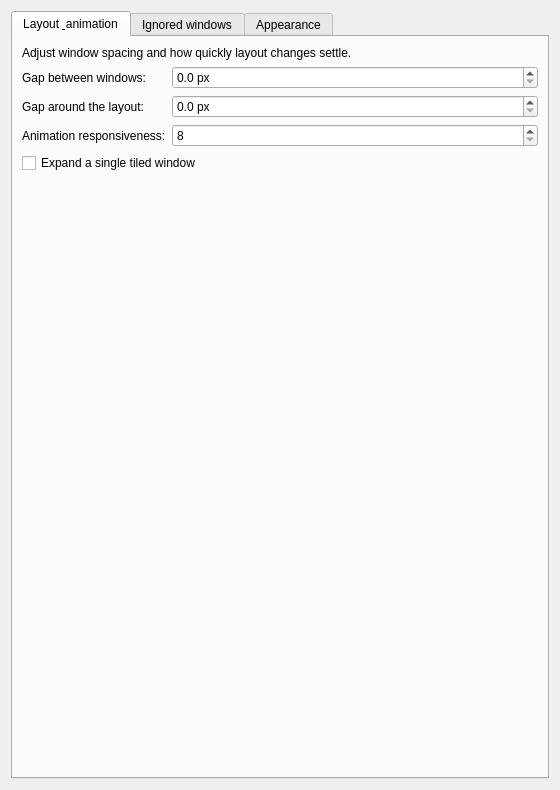
<?xml version="1.0" encoding="UTF-8"?>
<ui version="4.0">
 <class>FluidTilesConfig</class>
 <widget class="QWidget" name="FluidTilesConfig">
  <property name="windowTitle"><string>Fluid Tiles</string></property>
  <property name="minimumSize"><size><width>560</width><height>440</height></size></property>
  <layout class="QVBoxLayout" name="mainLayout">
   <item><widget class="QTabWidget" name="tabs">
    <widget class="QWidget" name="layoutTab">
     <attribute name="title"><string>Layout &amp; animation</string></attribute>
     <layout class="QVBoxLayout" name="layoutPage">
      <item><widget class="QLabel" name="layoutHelp"><property name="text"><string>Adjust window spacing and how quickly layout changes settle.</string></property><property name="wordWrap"><bool>true</bool></property></widget></item>
      <item><layout class="QFormLayout" name="layoutForm">
       <item row="0" column="0"><widget class="QLabel" name="innerLabel"><property name="text"><string>Gap between windows:</string></property><property name="buddy"><cstring>kcfg_InnerGap</cstring></property></widget></item>
       <item row="0" column="1"><widget class="QDoubleSpinBox" name="kcfg_InnerGap"><property name="decimals"><number>1</number></property><property name="maximum"><double>80.000000000000000</double></property><property name="suffix"><string> px</string></property></widget></item>
       <item row="1" column="0"><widget class="QLabel" name="outerLabel"><property name="text"><string>Gap around the layout:</string></property><property name="buddy"><cstring>kcfg_OuterGap</cstring></property></widget></item>
       <item row="1" column="1"><widget class="QDoubleSpinBox" name="kcfg_OuterGap"><property name="decimals"><number>1</number></property><property name="maximum"><double>80.000000000000000</double></property><property name="suffix"><string> px</string></property></widget></item>
       <item row="2" column="0"><widget class="QLabel" name="speedLabel"><property name="text"><string>Animation responsiveness:</string></property><property name="buddy"><cstring>kcfg_SpringFrequency</cstring></property></widget></item>
       <item row="2" column="1"><widget class="QDoubleSpinBox" name="kcfg_SpringFrequency"><property name="decimals"><number>0</number></property><property name="minimum"><double>8.000000000000000</double></property><property name="maximum"><double>60.000000000000000</double></property><property name="singleStep"><double>2.000000000000000</double></property></widget></item>
      </layout></item>
      <item><widget class="QCheckBox" name="kcfg_ExpandSingleWindow"><property name="text"><string>Expand a single tiled window</string></property><property name="toolTip"><string>A lone tile fills the available desktop without gaps, outlines or rounded corners. Panels remain visible. Normal spacing and appearance return when another tile opens.</string></property></widget></item>
      <item><spacer name="layoutSpacer"><property name="orientation"><enum>Qt::Vertical</enum></property><property name="sizeHint" stdset="0"><size><width>20</width><height>160</height></size></property></spacer></item>
     </layout>
    </widget>
    <widget class="QWidget" name="rulesTab">
     <attribute name="title"><string>Ignored windows</string></attribute>
     <layout class="QVBoxLayout" name="rulesPage">
      <item><widget class="QLabel" name="rulesHelp"><property name="text"><string>Ignored windows move and resize freely. Enter one pattern per line, matching the whole field. Matching ignores case; * matches any text and ? matches one character. Use * around a title fragment. Leave empty to disable rules.</string></property><property name="wordWrap"><bool>true</bool></property></widget></item>
      <item><layout class="QHBoxLayout" name="pickIgnoreApplicationsRow" stretch="1,0"><item><widget class="QLabel" name="applicationsLabel"><property name="text"><string>Application ID / window class or instance:</string></property><property name="buddy"><cstring>kcfg_IgnoreApplications</cstring></property></widget></item><item><widget class="QPushButton" name="pickIgnoreApplications"><property name="text"><string>Pick a window…</string></property></widget></item></layout></item>
      <item><widget class="QPlainTextEdit" name="kcfg_IgnoreApplications"><property name="placeholderText"><string>org.kde.*
firefox</string></property><property name="maximumHeight"><number>80</number></property><property name="tabChangesFocus"><bool>true</bool></property></widget></item>
      <item><layout class="QHBoxLayout" name="pickIgnoreTitlesRow" stretch="1,0"><item><widget class="QLabel" name="titlesLabel"><property name="text"><string>Window title:</string></property><property name="buddy"><cstring>kcfg_IgnoreTitles</cstring></property></widget></item><item><widget class="QPushButton" name="pickIgnoreTitles"><property name="text"><string>Pick a window…</string></property></widget></item></layout></item>
      <item><widget class="QPlainTextEdit" name="kcfg_IgnoreTitles"><property name="placeholderText"><string>*Picture-in-Picture*
*Settings*</string></property><property name="maximumHeight"><number>80</number></property><property name="tabChangesFocus"><bool>true</bool></property></widget></item>
      <item><layout class="QHBoxLayout" name="pickIgnoreRolesRow" stretch="1,0"><item><widget class="QLabel" name="rolesLabel"><property name="text"><string>Window role (when provided by the application):</string></property><property name="buddy"><cstring>kcfg_IgnoreRoles</cstring></property></widget></item><item><widget class="QPushButton" name="pickIgnoreRoles"><property name="text"><string>Pick a window…</string></property></widget></item></layout></item>
      <item><widget class="QPlainTextEdit" name="kcfg_IgnoreRoles"><property name="placeholderText"><string>pop-up*</string></property><property name="maximumHeight"><number>60</number></property><property name="tabChangesFocus"><bool>true</bool></property></widget></item>
     </layout>
    </widget>
    <widget class="QWidget" name="appearanceTab">
     <attribute name="title"><string>Appearance</string></attribute>
     <layout class="QVBoxLayout" name="appearancePage">
      <item><widget class="QScrollArea" name="appearanceScroll"><property name="widgetResizable"><bool>true</bool></property><property name="frameShape"><enum>QFrame::NoFrame</enum></property>
       <widget class="QWidget" name="appearanceOptions">
        <layout class="QVBoxLayout" name="appearanceOptionsLayout">
         <item><widget class="QGroupBox" name="kcfg_OutlinesEnabled"><property name="title"><string>Outlines</string></property><property name="checkable"><bool>true</bool></property><property name="checked"><bool>true</bool></property>
          <layout class="QVBoxLayout" name="outlinesLayout"><item><layout class="QFormLayout" name="outlineForm">
          <item row="0" column="0"><widget class="QLabel" name="borderWidthLabel"><property name="text"><string>Outline thickness:</string></property><property name="buddy"><cstring>kcfg_BorderWidth</cstring></property></widget></item>
          <item row="0" column="1"><widget class="QDoubleSpinBox" name="kcfg_BorderWidth"><property name="decimals"><number>1</number></property><property name="maximum"><double>8</double></property><property name="singleStep"><double>0.5</double></property><property name="suffix"><string> px</string></property></widget></item>
          </layout></item>
         <item><widget class="QCheckBox" name="kcfg_UseSystemBorderColors"><property name="text"><string>Use KDE colors for active and inactive outlines</string></property></widget></item>
         <item><widget class="QWidget" name="customColors"><layout class="QFormLayout" name="colorsForm">
          <item row="0" column="0"><widget class="QLabel" name="activeColorLabel"><property name="text"><string>Active outline:</string></property><property name="buddy"><cstring>kcfg_ActiveBorderColor</cstring></property></widget></item>
          <item row="0" column="1"><widget class="KColorButton" name="kcfg_ActiveBorderColor"/></item>
          <item row="1" column="0"><widget class="QLabel" name="inactiveColorLabel"><property name="text"><string>Inactive outline:</string></property><property name="buddy"><cstring>kcfg_InactiveBorderColor</cstring></property></widget></item>
          <item row="1" column="1"><widget class="KColorButton" name="kcfg_InactiveBorderColor"/></item>
         </layout></widget></item>
          </layout>
         </widget></item>
         <item><widget class="QGroupBox" name="kcfg_RoundedCornersEnabled"><property name="title"><string>Rounded corners</string></property><property name="checkable"><bool>true</bool></property><property name="checked"><bool>true</bool></property>
          <layout class="QVBoxLayout" name="roundingLayout"><item><layout class="QFormLayout" name="roundingForm">
          <item row="0" column="0"><widget class="QLabel" name="cornerRadiusLabel"><property name="text"><string>Corner radius:</string></property><property name="buddy"><cstring>kcfg_CornerRadius</cstring></property></widget></item>
          <item row="0" column="1"><widget class="QDoubleSpinBox" name="kcfg_CornerRadius"><property name="decimals"><number>1</number></property><property name="maximum"><double>32</double></property><property name="suffix"><string> px</string></property></widget></item>
          </layout></item>
          <item><widget class="QLabel" name="roundingHelp"><property name="text"><string>Turn off or set radius to zero to keep native window corners.</string></property><property name="wordWrap"><bool>true</bool></property></widget></item>
          </layout>
         </widget></item>
         <item><widget class="QGroupBox" name="kcfg_TitlebarControlEnabled"><property name="title"><string>Titlebar control</string></property><property name="checkable"><bool>true</bool></property><property name="checked"><bool>true</bool></property>
          <layout class="QVBoxLayout" name="titlebarsLayout"><item><layout class="QFormLayout" name="titlebarsForm">
          <item row="0" column="0"><widget class="QLabel" name="titlebarScopeLabel"><property name="text"><string>Hide titlebars on:</string></property><property name="buddy"><cstring>kcfg_TitlebarScope</cstring></property></widget></item>
          <item row="0" column="1"><widget class="QComboBox" name="kcfg_TitlebarScope">
           <item><property name="text"><string>Tiled windows</string></property></item>
           <item><property name="text"><string>Tiled and floating windows</string></property></item>
          </widget></item>
          </layout></item>
          <item><widget class="QLabel" name="titlebarsHelp"><property name="text"><string>Turn off to restore KDE titlebars. Application-drawn headers stay unchanged. Use Meta + left-drag to move windows with hidden titlebars.</string></property><property name="wordWrap"><bool>true</bool></property></widget></item>
          </layout>
         </widget></item>
         <item><layout class="QHBoxLayout" name="pickAppearanceIgnoredApplicationsRow" stretch="1,0"><item><widget class="QLabel" name="appearanceExclusionsLabel"><property name="text"><string>Skip appearance for these application IDs / classes / instances:</string></property><property name="buddy"><cstring>kcfg_AppearanceIgnoredApplications</cstring></property></widget></item><item><widget class="QPushButton" name="pickAppearanceIgnoredApplications"><property name="text"><string>Pick a window…</string></property></widget></item></layout></item>
         <item><widget class="QPlainTextEdit" name="kcfg_AppearanceIgnoredApplications"><property name="maximumHeight"><number>80</number></property><property name="tabChangesFocus"><bool>true</bool></property></widget></item>
         <item><widget class="QLabel" name="appearanceHelp"><property name="text"><string>Sizes follow display scaling. Gaps measure empty space between outlines. These exclusions apply to all three appearance sections and are separate from tiling rules. Enter one application pattern per line.</string></property><property name="wordWrap"><bool>true</bool></property></widget></item>
         <item><spacer name="appearanceSpacer"><property name="orientation"><enum>Qt::Vertical</enum></property><property name="sizeHint" stdset="0"><size><width>20</width><height>10</height></size></property></spacer></item>
        </layout>
       </widget>
      </widget></item>
     </layout>
    </widget>
   </widget></item>
  </layout>
 </widget>
 <customwidgets><customwidget><class>KColorButton</class><extends>QPushButton</extends><header>kcolorbutton.h</header></customwidget></customwidgets>
 <resources/>
 <connections>
  <connection><sender>kcfg_UseSystemBorderColors</sender><signal>toggled(bool)</signal><receiver>customColors</receiver><slot>setDisabled(bool)</slot></connection>
 </connections>
</ui>
